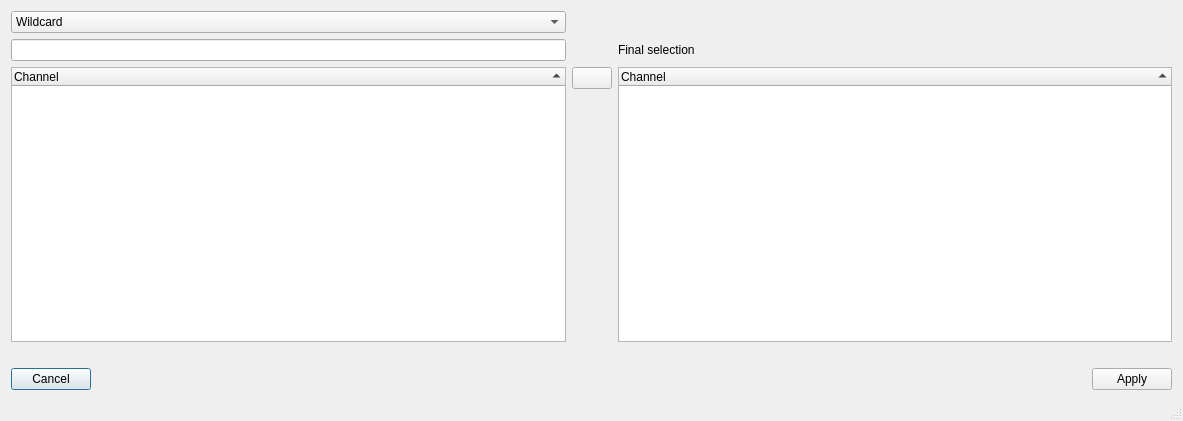
<?xml version="1.0" encoding="UTF-8"?>
<ui version="4.0">
 <class>SimpleSearchDialog</class>
 <widget class="QDialog" name="SimpleSearchDialog">
  <property name="geometry">
   <rect>
    <x>0</x>
    <y>0</y>
    <width>1183</width>
    <height>421</height>
   </rect>
  </property>
  <property name="windowTitle">
   <string>Dialog</string>
  </property>
  <property name="sizeGripEnabled">
   <bool>true</bool>
  </property>
  <layout class="QGridLayout" name="gridLayout">
   <item row="0" column="2">
    <layout class="QHBoxLayout" name="horizontalLayout_2">
     <item>
      <spacer name="horizontalSpacer">
       <property name="orientation">
        <enum>Qt::Horizontal</enum>
       </property>
       <property name="sizeHint" stdset="0">
        <size>
         <width>40</width>
         <height>20</height>
        </size>
       </property>
      </spacer>
     </item>
    </layout>
   </item>
   <item row="5" column="0" colspan="3">
    <layout class="QHBoxLayout" name="horizontalLayout" stretch="0,1,0">
     <item>
      <widget class="QPushButton" name="cancel_btn">
       <property name="text">
        <string>Cancel</string>
       </property>
      </widget>
     </item>
     <item>
      <spacer name="horizontalSpacer_2">
       <property name="orientation">
        <enum>Qt::Horizontal</enum>
       </property>
       <property name="sizeHint" stdset="0">
        <size>
         <width>40</width>
         <height>20</height>
        </size>
       </property>
      </spacer>
     </item>
     <item>
      <widget class="QPushButton" name="apply_btn">
       <property name="text">
        <string>Apply</string>
       </property>
      </widget>
     </item>
    </layout>
   </item>
   <item row="3" column="1">
    <spacer name="verticalSpacer_2">
     <property name="orientation">
      <enum>Qt::Vertical</enum>
     </property>
     <property name="sizeHint" stdset="0">
      <size>
       <width>20</width>
       <height>40</height>
      </size>
     </property>
    </spacer>
   </item>
   <item row="2" column="1">
    <widget class="QPushButton" name="add_btn">
     <property name="text">
      <string/>
     </property>
     <property name="icon">
      <iconset resource="resource.qrc">
       <normaloff>:/left.png</normaloff>:/left.png</iconset>
     </property>
    </widget>
   </item>
   <item row="1" column="2">
    <widget class="QLabel" name="label">
     <property name="text">
      <string>Final selection</string>
     </property>
    </widget>
   </item>
   <item row="0" column="0">
    <widget class="QComboBox" name="match_kind">
     <property name="currentIndex">
      <number>0</number>
     </property>
     <item>
      <property name="text">
       <string>Wildcard</string>
      </property>
     </item>
     <item>
      <property name="text">
       <string>Regex</string>
      </property>
     </item>
    </widget>
   </item>
   <item row="2" column="0" rowspan="2">
    <widget class="QTreeWidget" name="matches">
     <property name="focusPolicy">
      <enum>Qt::TabFocus</enum>
     </property>
     <property name="selectionMode">
      <enum>QAbstractItemView::ExtendedSelection</enum>
     </property>
     <property name="sortingEnabled">
      <bool>true</bool>
     </property>
     <column>
      <property name="text">
       <string>Channel</string>
      </property>
     </column>
    </widget>
   </item>
   <item row="1" column="0">
    <widget class="QLineEdit" name="search_box">
     <property name="text">
      <string/>
     </property>
    </widget>
   </item>
   <item row="2" column="2" rowspan="2">
    <widget class="QTreeWidget" name="selection">
     <property name="sortingEnabled">
      <bool>true</bool>
     </property>
     <column>
      <property name="text">
       <string>Channel</string>
      </property>
     </column>
    </widget>
   </item>
   <item row="8" column="0">
    <widget class="QLabel" name="status">
     <property name="text">
      <string/>
     </property>
    </widget>
   </item>
   <item row="4" column="0" colspan="3">
    <widget class="QLabel" name="comment">
     <property name="text">
      <string/>
     </property>
    </widget>
   </item>
  </layout>
 </widget>
 <tabstops>
  <tabstop>search_box</tabstop>
  <tabstop>matches</tabstop>
  <tabstop>match_kind</tabstop>
  <tabstop>add_btn</tabstop>
  <tabstop>selection</tabstop>
  <tabstop>cancel_btn</tabstop>
  <tabstop>apply_btn</tabstop>
 </tabstops>
 <resources>
  <include location="resource.qrc"/>
 </resources>
 <connections/>
</ui>
